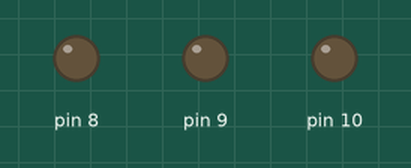
This sketch was run on a simulated Arduino Uno, built with avr-gcc and run on an emulated ATmega328P. Shown: output pins drawn as LEDs (lit = HIGH).

Above: at 1.0 s.
At 2.5 s:
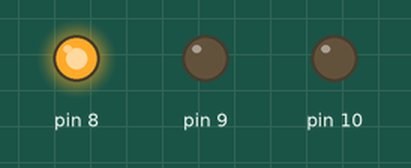
At 3.5 s:
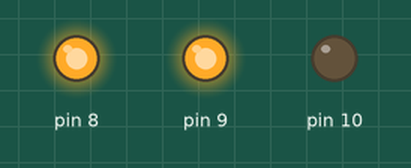
At 5.0 s:
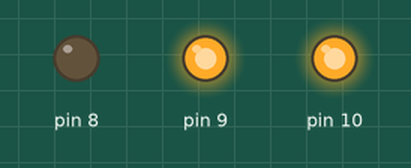
At 7.0 s:
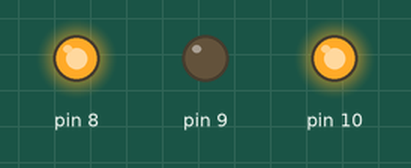
At 9.5 s:
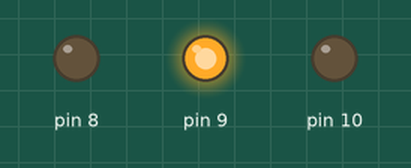
Timing chart, 0 to 10.4 s (numbered marks = the images above):
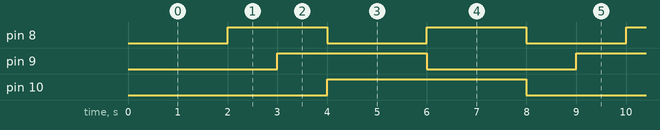

Measured:
- by itself, pin 8: alternates HIGH for 2.0 s and LOW for 2.0 s
- by itself, pin 9: alternates HIGH for 3.0 s and LOW for 3.0 s
- by itself, pin 10: alternates HIGH for 4.0 s and LOW for 4.0 s

The sketch:

blink234.ino
```cpp
void setup() {
 for(int i=8; i<=10; i++)
 pinMode(i, OUTPUT);
}


void loop() {
  digitalWrite(8, millis()/2000 & 1);
   digitalWrite(9, millis()/3000 & 1);
    digitalWrite(10, millis()/4000 & 1);
}
```
